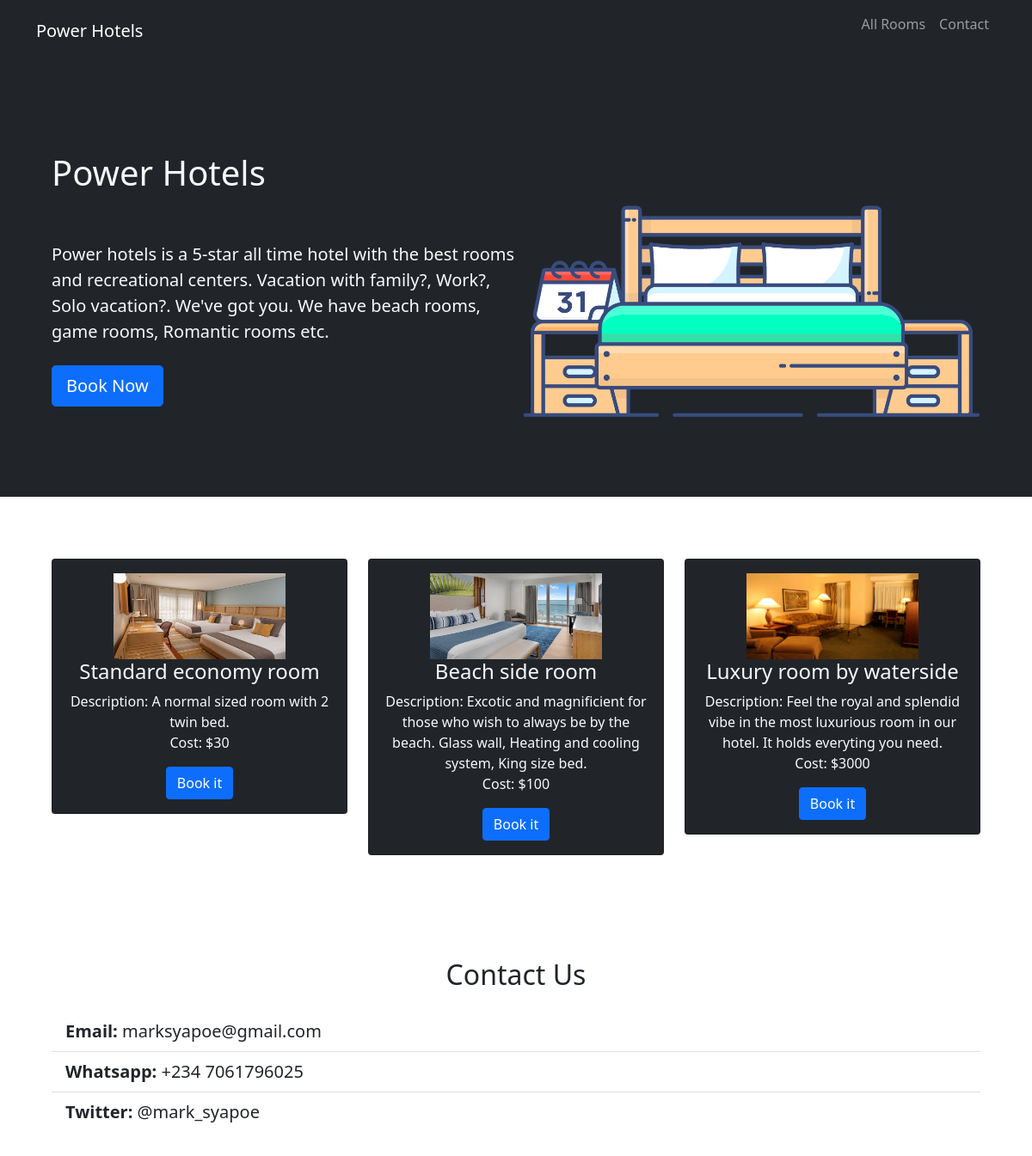
The page / on the database its author committed.
### room/models.py (models this page shows, shortened)
class Room(models.Model):
    name = models.CharField(max_length=50)
    description = models.CharField(max_length=400)
    costper_night = models.PositiveIntegerField()
    is_booked = models.BooleanField(default=False)
    image = models.ImageField(null= True)

### customer/views.py (the view)
# urls.py: path("", views.home_view, name = "home"),
def home_view(request):
    room = Room.objects.all()[:3]
    context = {
        'room' : room,
    }
    return render(request, "index.html", context)

### template/index.html (shortened to what this page needs)
{% load static %}
<!DOCTYPE html>
<html>
    <head>
        <link href="{% static 'css/bootstrap.min.css' %}"  rel="stylesheet">
    </head>
    <body>
        <nav class="navbar navbar-expand-lg bg-dark navbar-dark">
            <div class="container">
                <a href="{% url 'home' %}" class="navbar-brand">Power Hotels</a>
                <div class="collapse navbar-collapse" id="navmenu">
                    <ul class="navbar-nav ms-auto">
                        <li class="nav-item">
                            <a href ="{% url 'allroom' %}" class="nav-link"><p>All Rooms</p></a>
                        </li>
                        <li class="nav-item">
                            <a href ="#contact" class="nav-link"><p>Contact</p></a>
                        </li>
                    </ul>
                </div>
            </div>
        </nav>
        <section class="bg-dark text-light p-5 text-sm-start">
            <div class="container">
                <div class="d-sm-flex align-items-center justify-content-between">
                    <div>
                        <h1>Power Hotels</h1>
                        <br>
                        <p class="lead my-4">Power hotels is a 5-star all time hotel with the best rooms and recreational centers. Vacation with family?, Work?, Solo vacation?. We've got you. We have beach rooms, game rooms, Romantic rooms etc.</p>
                        <a href ="#booking"><button class="btn btn-primary btn-lg">Book Now</button></a>
                    </div>
                    <img src="{% static 'img/icon.png' %}" class="img-fluid w-50 d-none d-sm-block">
                </div>
            </div>
        </section>
        <br>
        <section class="p-5">
            <div class="container" id="booking">
                <div class="row text-center">
                    {% for room in room %}
                        <div class="col-sm">
                            <div class="card bg-dark text-light">
                                <div class="card-body text-center">
                                    <div>
                                        {% if room.image %}
                                            <img src="{{ room.image.url }}" width="200px" height="100px">
                                        {% endif %}
                                    </div>
                                    <h4 class="card-title">
                                        {{ room.name }}
                                    </h4>
                                    <p class="card-text">
                                        Description: {{ room.description }} <br>
                                        Cost: ${{ room.costper_night }}
                                    </p>
                                    {% if room.is_booked %}
                                        <p class="card-text">The room is booked</p>
                                    {% else %}
                                    <a href="room/{{ room.id }}"><button class="btn btn-primary btn-md">Book it</button></a>
                                    {% endif %}
                                </div>
                            </div>
                            <br>
                        </div>
                    {% endfor %}
                </div>
            </div>
        </section>
        <section class="p-5">
            <div class="container" id="contact">
                <div class="row g-4">
                    <div class="col-md">
                        <h2 class="text-center mb-4">Contact Us</h2>
                        <ul class="list-group list-group-flush lead">
                            <li class="list-group-item">
                                <span class="fw-bold">Email: </span>marksyapoe@gmail.com
                            </li>
                            <li class="list-group-item">
                                <span class="fw-bold">Whatsapp: </span>+234 7061796025
                            </li>
                            <li class="list-group-item">
                                <span class="fw-bold">Twitter: </span>@mark_syapoe
                            </li>
                        </ul>
                    </div>
                </div>
            </div>
        </section>
    </body>
</html>

### rows shown on the page
Room: image (picture), name "Standard economy room", description "A normal sized room with 2 twin bed.", costper_night "30"
Room: image (picture), name "Beach side room", description "Excotic and magnificient for those who wish to always be by the beach. Glass wall, Heating and cooling system, King size bed.", costper_night "100"
Room: image (picture), name "Luxury room by waterside", description "Feel the royal and splendid vibe in the most luxurious room in our hotel. It holds everyting you need.", costper_night "3000"
